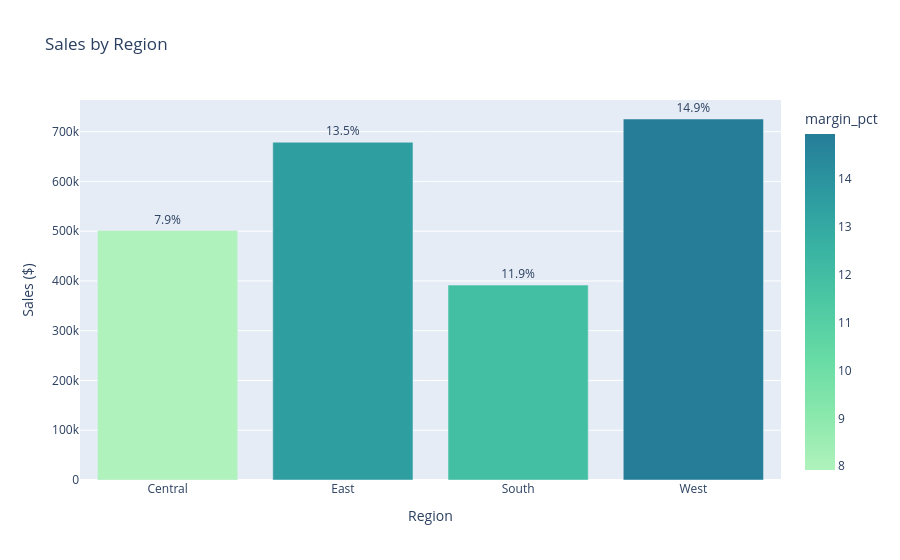

The cell this chart's notebook holds for it:
### Markdown cell above
### Plotly version

### Code cell
region_sales = df.groupby("region", as_index=False)[["sales","profit"]].sum()
region_sales["margin_pct"] = (region_sales["profit"] / region_sales["sales"]) * 100

fig = px.bar(
    region_sales, x="region", y="sales", color="margin_pct",
    text=region_sales["margin_pct"].round(1).astype(str) + "%",
    title="Sales by Region",
    color_continuous_scale="Tealgrn"
)
fig.update_layout(xaxis_title="Region", yaxis_title="Sales ($)")
fig.update_traces(textposition="outside")
fig.write_image("../plots/sales_by_region_plotly.png", scale=3)
fig.show()

### Figure 1 — Plotly figure (JSON) as saved in the notebook; plotly's stock layout.template omitted (floating-point values rounded to 4 significant figures)
{"data": [{"hovertemplate": "region=%{x}<br>sales=%{y}<br>text=%{text}<br>margin_pct=%{marker.color}<extra></extra>", "legendgroup": "", "marker": {"color": [7.922, 13.48, 11.93, 14.94], "coloraxis": "coloraxis", "pattern": {"shape": ""}}, "name": "", "orientation": "v", "showlegend": false, "text": ["7.9%", "13.5%", "11.9%", "14.9%"], "textposition": "outside", "type": "bar", "x": ["Central", "East", "South", "West"], "xaxis": "x", "y": [501200.0, 678800.0, 391700.0, 725500.0], "yaxis": "y"}], "layout": {"barmode": "relative", "coloraxis": {"colorbar": {"title": {"text": "margin_pct"}}, "colorscale": [[0, "rgb(176, 242, 188)"], [0.1667, "rgb(137, 232, 172)"], [0.3333, "rgb(103, 219, 165)"], [0.5, "rgb(76, 200, 163)"], [0.6667, "rgb(56, 178, 163)"], [0.8333, "rgb(44, 152, 160)"], [1, "rgb(37, 125, 152)"]]}, "legend": {"tracegroupgap": 0}, "title": {"text": "Sales by Region"}, "xaxis": {"anchor": "y", "domain": [0, 1], "title": {"text": "Region"}}, "yaxis": {"anchor": "x", "domain": [0, 1], "title": {"text": "Sales ($)"}}}}
